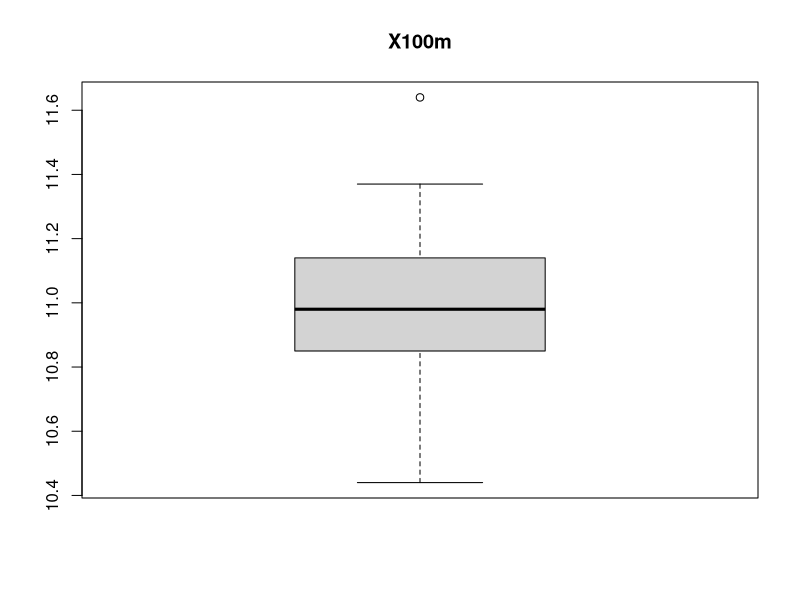
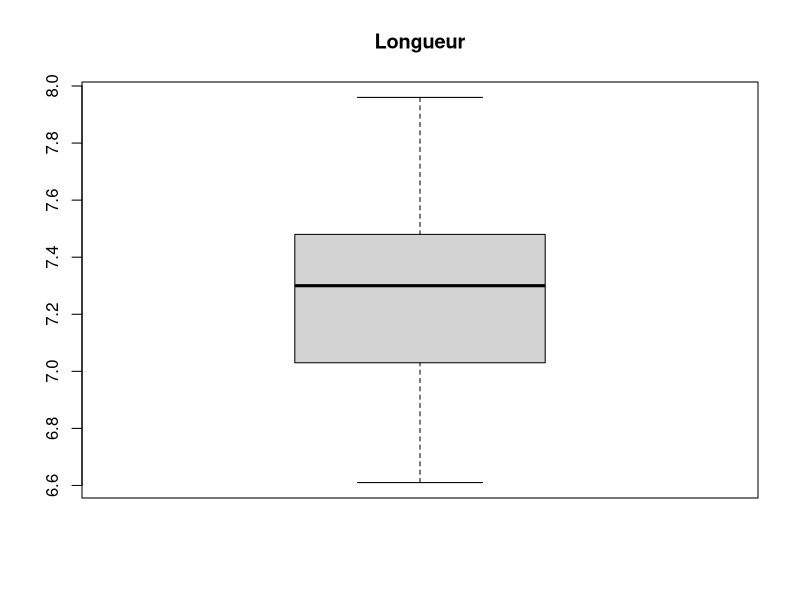
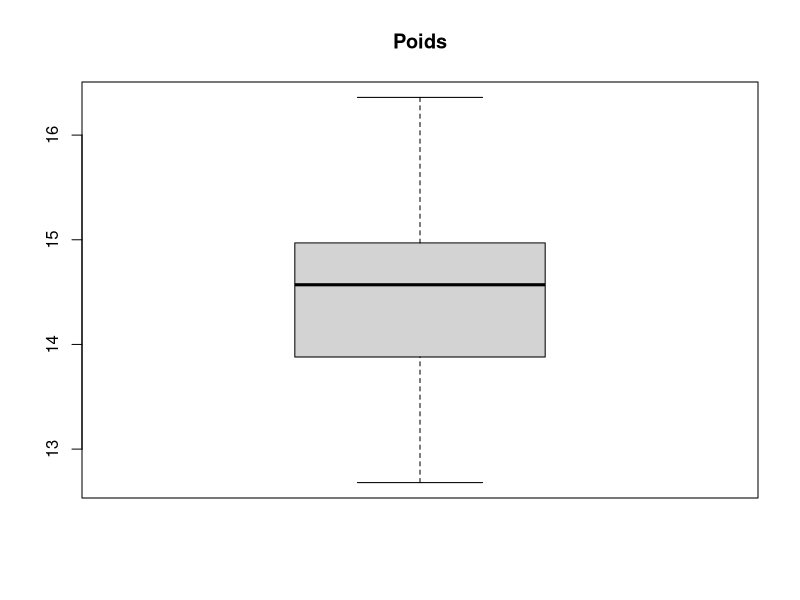
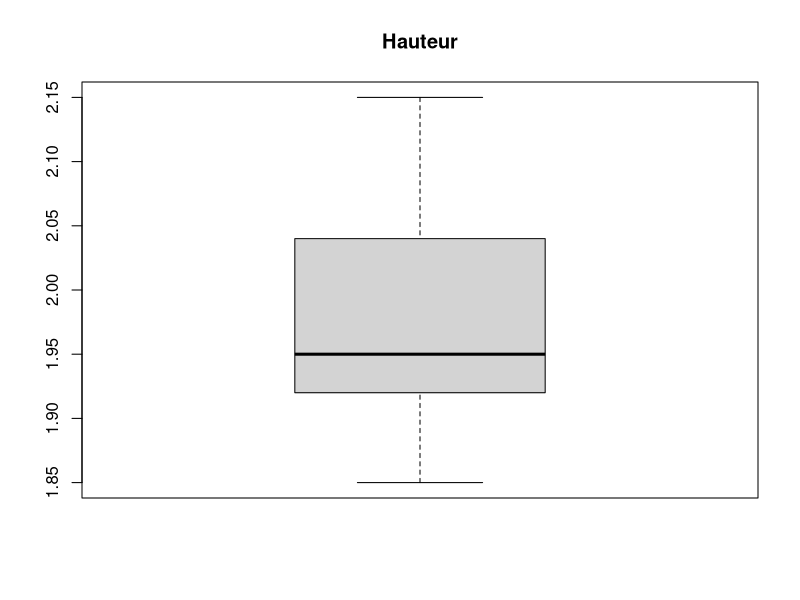
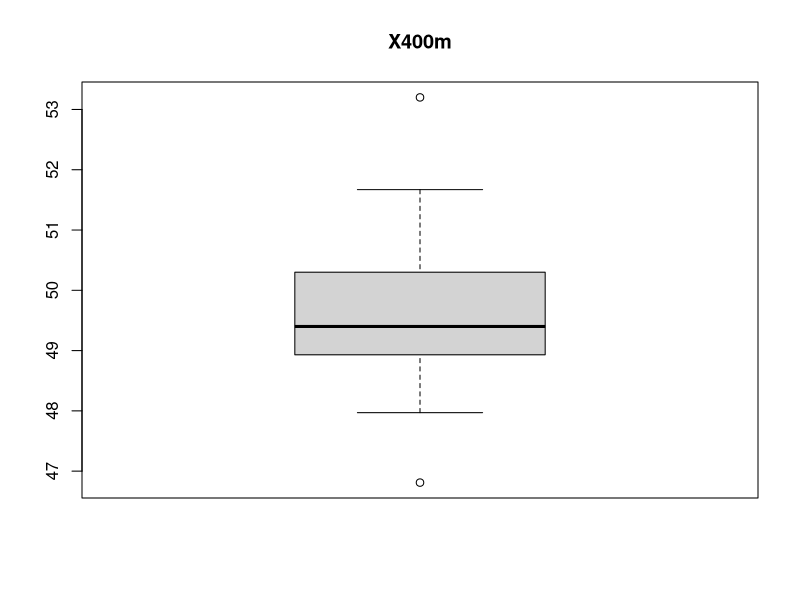
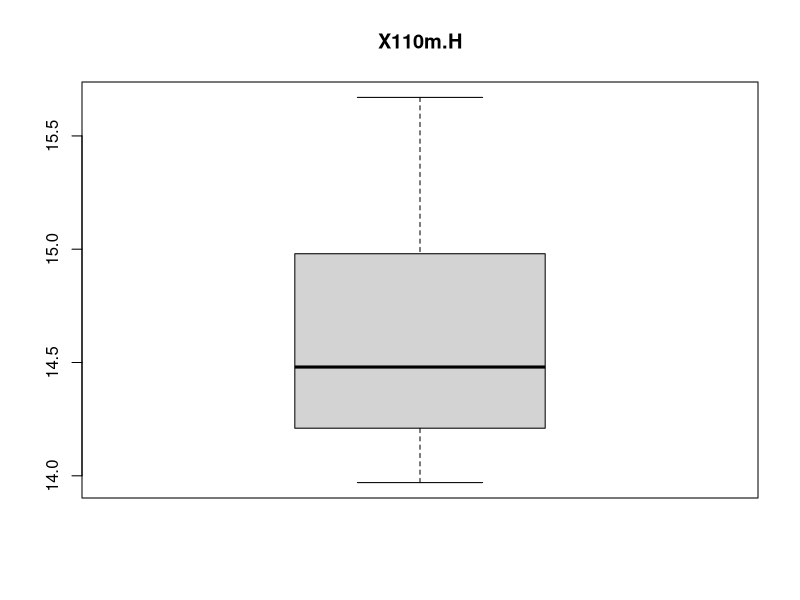
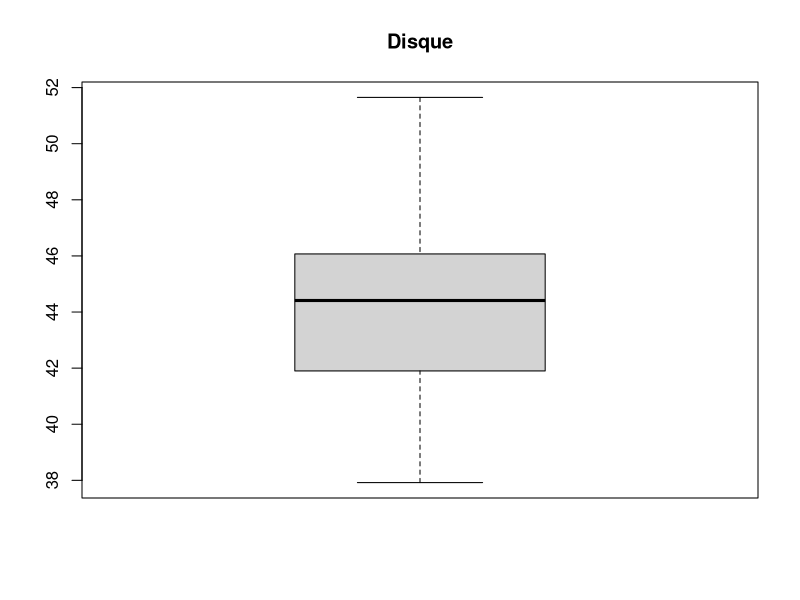
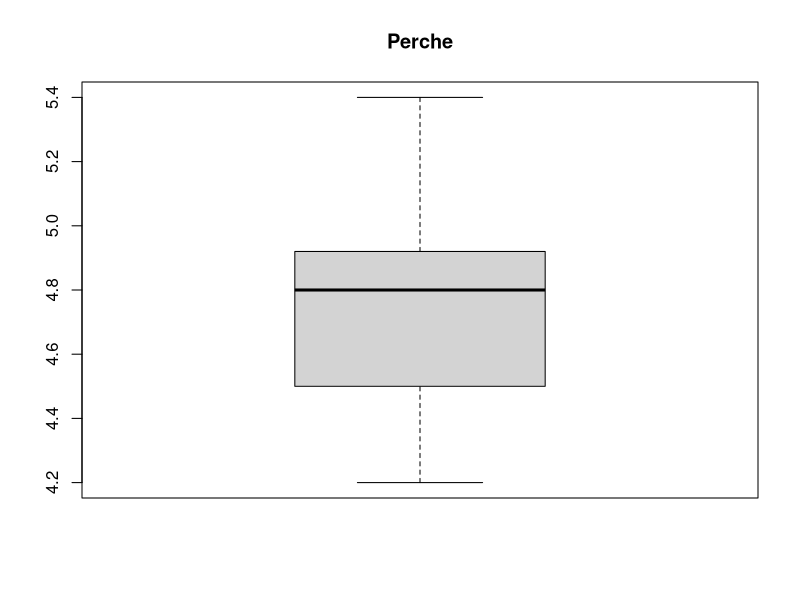

The R script that drew these images, in order:
## ---- chunk 1
df<-read.csv(file="decathlon.csv",head=TRUE, sep=";")
head(df)
## ---- chunk 2
summary(df)
## ---- chunk 3
Xquanti <- df[, sapply(df, is.numeric)]
Xquanti
## ---- chunk 4
mat_var_cov <- var(Xquanti)
mat_var_cov
## ---- chunk 5
dim(mat_var_cov)
## ---- chunk 6
apply(Xquanti, 2, var)
## ---- chunk 7
Xquali <- df[, sapply(df, Negate(is.numeric))]
Xquali
## ---- chunk 8
table(Xquali)
## ---- chunk 9
i <- c(1:12)
for (j in i) {
  boxplot(Xquanti[, j], main = colnames(Xquanti)[j])  # Affiche le titre avec le nom de la colonne
}

## ---- chunk 10
for (j in i) {
  hist(Xquanti[, j], main = colnames(Xquanti)[j])  # Affiche le titre avec le nom de la colonne
}

## ---- chunk 11
corr_Xquanti <- cor(Xquanti)
corr_Xquanti
## ---- chunk 12
install.packages("corrplot")
library(corrplot)
## ---- chunk 13
corrplot(corr_Xquanti, method = "circle")
## ---- chunk 14
for (j in i) {
  plot(Xquanti[, j], main = colnames(Xquanti)[j])  # Affiche le titre avec le nom de la colonne
}
## ---- chunk 15
install.packages("FactoMineR")
library(FactoMineR)
## ---- chunk 16
PCA(Xquanti)
## ---- chunk 17
PCA(Xquanti[,1:10])
